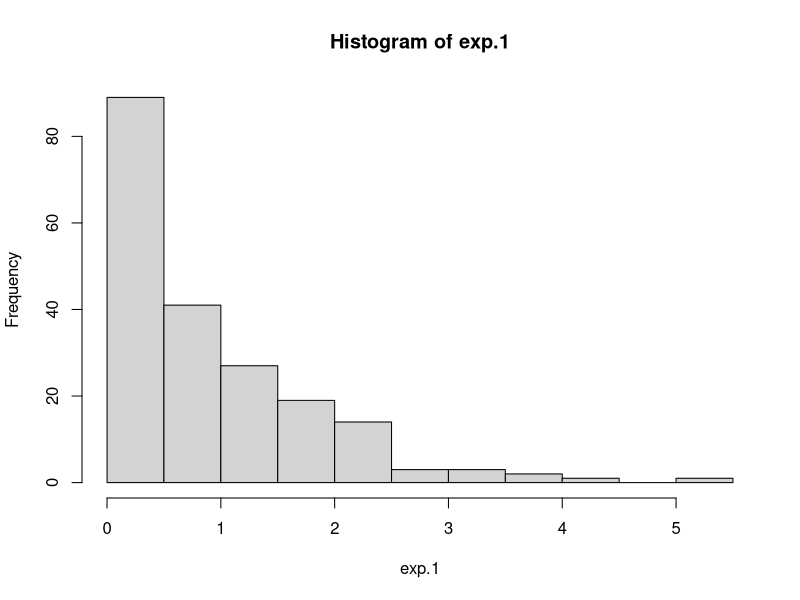
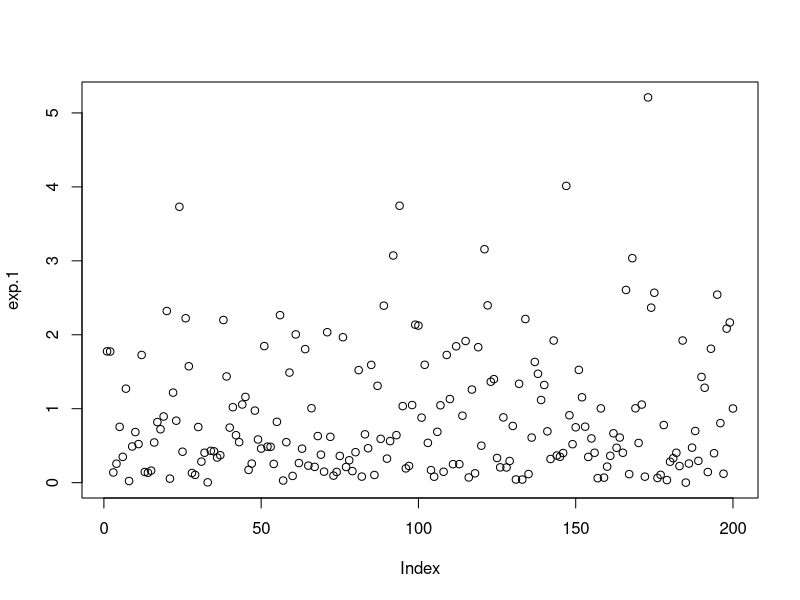
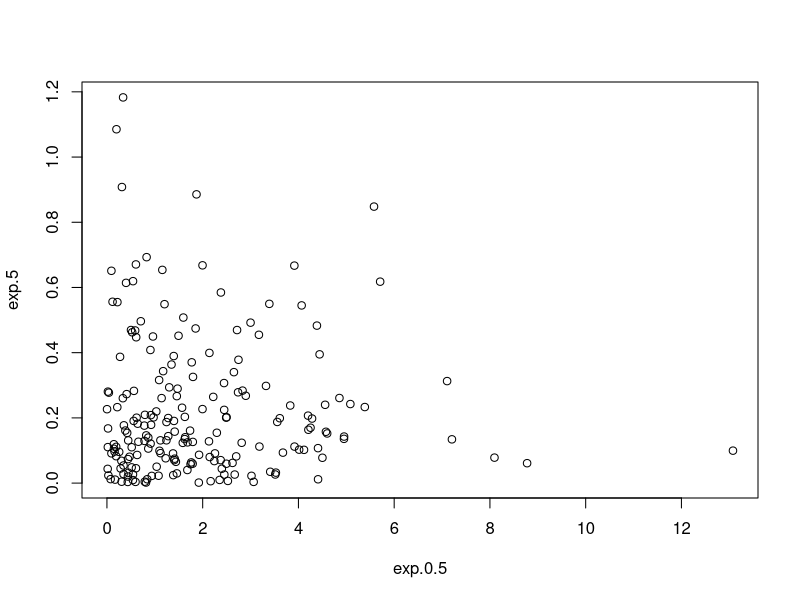
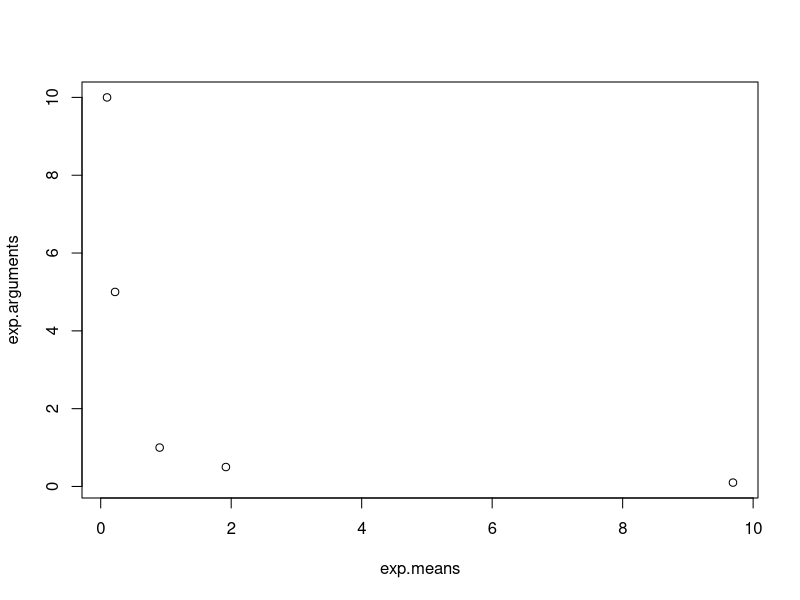
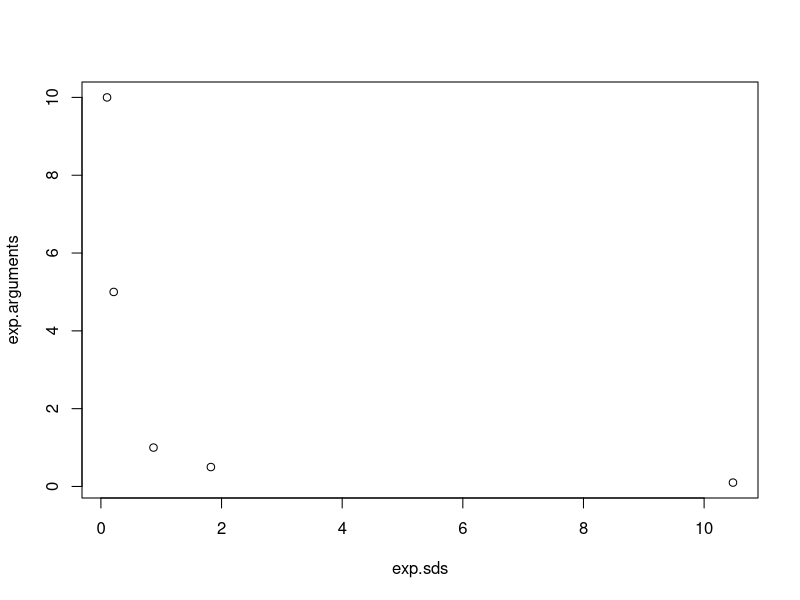
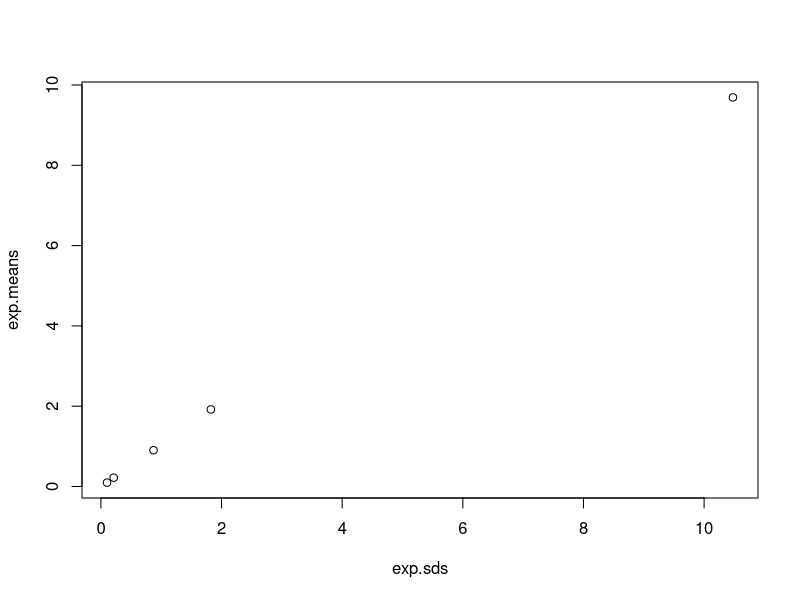
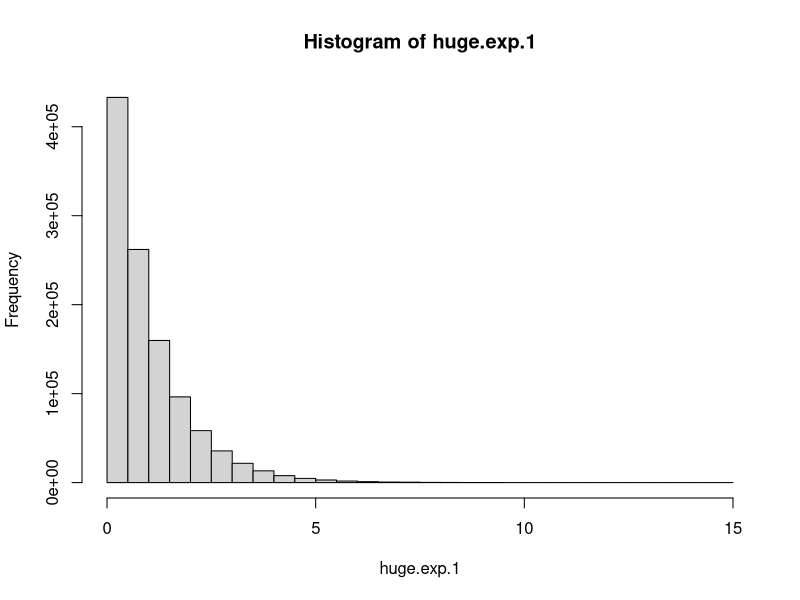
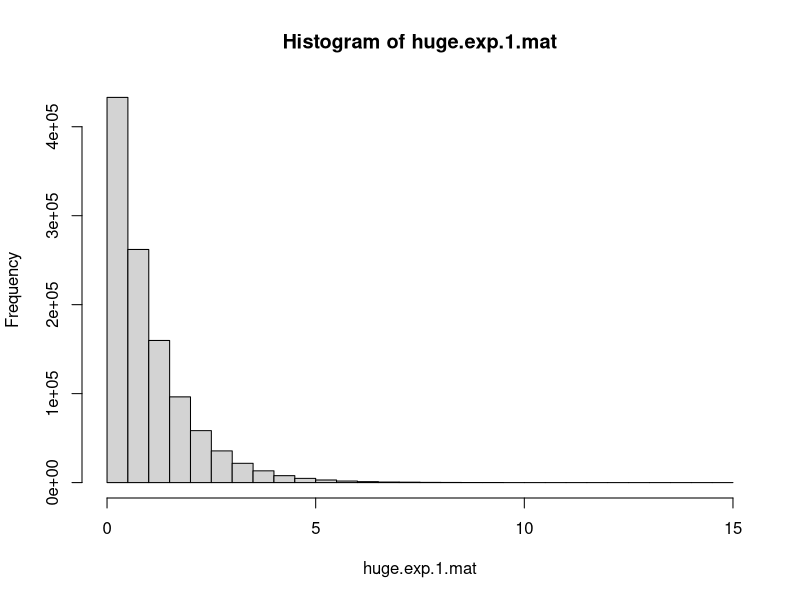

Write R code to recreate these figures, in order.
## ---- chunk 1
knitr::opts_chunk$set(echo = TRUE)
## ---- chunk 2
exp.1 <- rexp(n = 200)
## ---- chunk 3
mean(exp.1)
## ---- chunk 4
sd(exp.1)
## ---- chunk 5
exp.0.1 <- rexp(n = 200, rate = 0.1)
exp.0.5 <- rexp(n = 200, rate = 0.5)
exp.5 <- rexp(n = 200, rate = 5)
exp.10 <- rexp(n = 200, rate = 10)
## ---- chunk 6
hist(exp.1)
## ---- chunk 7
plot(exp.1)
## ---- chunk 8
plot(exp.0.5, exp.5)
## ---- chunk 9
exp.arguments <- c(1., 0.1, 0.5, 5., 10.)
exp.means <- c(mean(exp.1), mean(exp.0.1), mean(exp.0.5), mean(exp.5), mean(exp.10))
exp.sds <- c(sd(exp.1), sd(exp.0.1), sd(exp.0.5), sd(exp.5), sd(exp.10))
## ---- chunk 10
plot(exp.means, exp.arguments, type = "p")
## ---- chunk 11
plot(exp.sds, exp.arguments, type = "p")
## ---- chunk 12
plot(exp.sds, exp.means, type = "p")
## ---- chunk 13
huge.exp.1 <- rexp(n = 1100000)
mean(huge.exp.1)
## ---- chunk 14
sd(huge.exp.1)
## ---- chunk 15
hist(huge.exp.1)
## ---- chunk 16
mean(huge.exp.1 > 1)
## ---- chunk 17
huge.exp.1.mat <- matrix(huge.exp.1, 1100, 1000)
hist(huge.exp.1.mat)
## ---- chunk 18
mean(huge.exp.1.mat[,137])
## ---- chunk 19
huge.exp.1.mat.colMeans <- colMeans(huge.exp.1.mat)
barplot(huge.exp.1.mat.colMeans)
## ---- chunk 20
mean(huge.exp.1 ^ 2)
## ---- chunk 21
sd(huge.exp.1 ^ 2)
